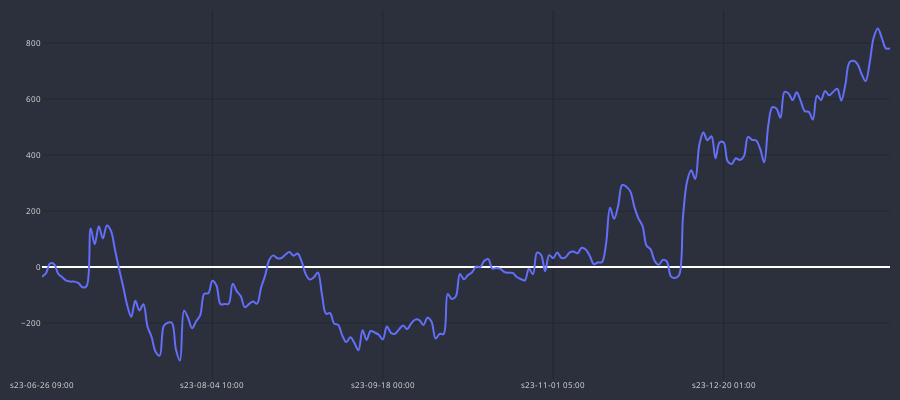

Source (notebook cell):
### Code cell
cp = CandlePlot(df_gains, candles=False)
cp.show_plot(line_traces=['GAIN_C'])

### Figure 1 — Plotly figure (JSON) as saved in the notebook; plotly's stock layout.template omitted (floating-point values rounded to 4 significant figures; data arrays with more than 128 entries replaced by an {"elided": "..."} marker saying what was removed)
{"data": [{"line": {"shape": "spline", "width": 2}, "name": "GAIN_C", "type": "scatter", "x": {"elided": "210 str values"}, "y": {"elided": "210 float values"}}], "layout": {"font": {"color": "#e1e1e1", "size": 8}, "height": 400, "margin": {"b": 10, "l": 10, "r": 10, "t": 10}, "paper_bgcolor": "#2c303c", "plot_bgcolor": "#2c303c", "width": 900, "xaxis": {"gridcolor": "#1f292f", "nticks": 5, "rangeslider": {"visible": false}}, "yaxis": {"gridcolor": "#1f292f"}}}
